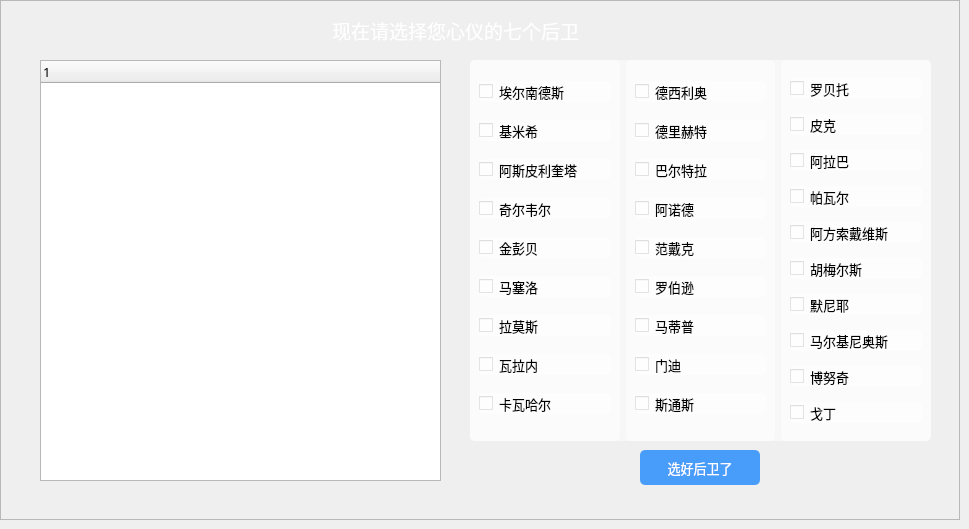
    <widget class="QWidget" name="chooseBack">
     <widget class="QLabel" name="label_4">
      <property name="geometry">
       <rect>
        <x>280</x>
        <y>-10</y>
        <width>351</width>
        <height>81</height>
       </rect>
      </property>
      <property name="font">
       <font>
        <family>微软雅黑</family>
        <pointsize>14</pointsize>
       </font>
      </property>
      <property name="styleSheet">
       <string notr="true">color: rgb(255, 255, 255);</string>
      </property>
      <property name="text">
       <string>现在请选择您心仪的七个后卫</string>
      </property>
      <property name="alignment">
       <set>Qt::AlignCenter</set>
      </property>
     </widget>
     <widget class="QTreeWidget" name="treeWidget_4">
      <property name="geometry">
       <rect>
        <x>40</x>
        <y>60</y>
        <width>401</width>
        <height>421</height>
       </rect>
      </property>
      <property name="font">
       <font>
        <family>等线</family>
        <pointsize>10</pointsize>
       </font>
      </property>
      <column>
       <property name="text">
        <string notr="true">1</string>
       </property>
      </column>
     </widget>
     <widget class="QWidget" name="widget_13" native="true">
      <property name="geometry">
       <rect>
        <x>470</x>
        <y>60</y>
        <width>461</width>
        <height>381</height>
       </rect>
      </property>
      <property name="font">
       <font>
        <family>黑体</family>
        <pointsize>10</pointsize>
       </font>
      </property>
      <property name="styleSheet">
       <string notr="true">background-color: rgba(255, 255, 255,0.5);
border-radius: 5px;</string>
      </property>
      <layout class="QHBoxLayout" name="horizontalLayout_3">
       <item>
        <widget class="QWidget" name="widget_10" native="true">
         <layout class="QVBoxLayout" name="verticalLayout_8">
          <item>
           <widget class="QCheckBox" name="checkBox_73">
            <property name="font">
             <font>
              <family>等线</family>
              <pointsize>10</pointsize>
             </font>
            </property>
            <property name="text">
             <string>埃尔南德斯</string>
            </property>
           </widget>
          </item>
          <item>
           <widget class="QCheckBox" name="checkBox_74">
            <property name="font">
             <font>
              <family>等线</family>
              <pointsize>10</pointsize>
             </font>
            </property>
            <property name="text">
             <string>基米希</string>
            </property>
           </widget>
          </item>
          <item>
           <widget class="QCheckBox" name="checkBox_75">
            <property name="font">
             <font>
              <family>等线</family>
              <pointsize>10</pointsize>
             </font>
            </property>
            <property name="text">
             <string>阿斯皮利奎塔</string>
            </property>
           </widget>
          </item>
          <item>
           <widget class="QCheckBox" name="checkBox_76">
            <property name="font">
             <font>
              <family>等线</family>
              <pointsize>10</pointsize>
             </font>
            </property>
            <property name="text">
             <string>奇尔韦尔</string>
            </property>
           </widget>
          </item>
          <item>
           <widget class="QCheckBox" name="checkBox_77">
            <property name="font">
             <font>
              <family>等线</family>
              <pointsize>10</pointsize>
             </font>
            </property>
            <property name="text">
             <string>金彭贝</string>
            </property>
           </widget>
          </item>
          <item>
           <widget class="QCheckBox" name="checkBox_78">
            <property name="font">
             <font>
              <family>等线</family>
              <pointsize>10</pointsize>
             </font>
            </property>
            <property name="text">
             <string>马塞洛</string>
            </property>
           </widget>
          </item>
          <item>
           <widget class="QCheckBox" name="checkBox_79">
            <property name="font">
             <font>
              <family>等线</family>
              <pointsize>10</pointsize>
             </font>
            </property>
            <property name="text">
             <string>拉莫斯</string>
            </property>
           </widget>
          </item>
          <item>
           <widget class="QCheckBox" name="checkBox_80">
            <property name="font">
             <font>
              <family>等线</family>
              <pointsize>10</pointsize>
             </font>
            </property>
            <property name="text">
             <string>瓦拉内</string>
            </property>
           </widget>
          </item>
          <item>
           <widget class="QCheckBox" name="checkBox_81">
            <property name="font">
             <font>
              <family>等线</family>
              <pointsize>10</pointsize>
             </font>
            </property>
            <property name="text">
             <string>卡瓦哈尔</string>
            </property>
           </widget>
          </item>
         </layout>
        </widget>
       </item>
       <item>
        <widget class="QWidget" name="widget_11" native="true">
         <layout class="QVBoxLayout" name="verticalLayout_9">
          <item>
           <widget class="QCheckBox" name="checkBox_82">
            <property name="font">
             <font>
              <family>等线</family>
              <pointsize>10</pointsize>
             </font>
            </property>
            <property name="text">
             <string>德西利奥</string>
            </property>
           </widget>
          </item>
          <item>
           <widget class="QCheckBox" name="checkBox_83">
            <property name="font">
             <font>
              <family>等线</family>
              <pointsize>10</pointsize>
             </font>
            </property>
            <property name="text">
             <string>德里赫特</string>
            </property>
           </widget>
          </item>
          <item>
           <widget class="QCheckBox" name="checkBox_84">
            <property name="font">
             <font>
              <family>等线</family>
              <pointsize>10</pointsize>
             </font>
            </property>
            <property name="text">
             <string>巴尔特拉</string>
            </property>
           </widget>
          </item>
          <item>
           <widget class="QCheckBox" name="checkBox_85">
            <property name="font">
             <font>
              <family>等线</family>
              <pointsize>10</pointsize>
             </font>
            </property>
            <property name="text">
             <string>阿诺德</string>
            </property>
           </widget>
          </item>
          <item>
           <widget class="QCheckBox" name="checkBox_86">
            <property name="font">
             <font>
              <family>等线</family>
              <pointsize>10</pointsize>
             </font>
            </property>
            <property name="text">
             <string>范戴克</string>
            </property>
           </widget>
          </item>
          <item>
           <widget class="QCheckBox" name="checkBox_87">
            <property name="font">
             <font>
              <family>等线</family>
              <pointsize>10</pointsize>
             </font>
            </property>
            <property name="text">
             <string>罗伯逊</string>
            </property>
           </widget>
          </item>
          <item>
           <widget class="QCheckBox" name="checkBox_88">
            <property name="font">
             <font>
              <family>等线</family>
              <pointsize>10</pointsize>
             </font>
            </property>
            <property name="text">
             <string>马蒂普</string>
            </property>
           </widget>
          </item>
          <item>
           <widget class="QCheckBox" name="checkBox_89">
            <property name="font">
             <font>
              <family>等线</family>
              <pointsize>10</pointsize>
             </font>
            </property>
            <property name="text">
             <string>门迪</string>
            </property>
           </widget>
          </item>
          <item>
           <widget class="QCheckBox" name="checkBox_90">
            <property name="font">
             <font>
              <family>等线</family>
              <pointsize>10</pointsize>
             </font>
            </property>
            <property name="text">
             <string>斯通斯</string>
            </property>
           </widget>
          </item>
         </layout>
        </widget>
       </item>
       <item>
        <widget class="QWidget" name="widget_12" native="true">
         <layout class="QVBoxLayout" name="verticalLayout_10">
          <item>
           <widget class="QCheckBox" name="checkBox_91">
            <property name="font">
             <font>
              <family>等线</family>
              <pointsize>10</pointsize>
             </font>
            </property>
            <property name="text">
             <string>罗贝托</string>
            </property>
           </widget>
          </item>
          <item>
           <widget class="QCheckBox" name="checkBox_92">
            <property name="font">
             <font>
              <family>等线</family>
              <pointsize>10</pointsize>
             </font>
            </property>
            <property name="text">
             <string>皮克</string>
            </property>
           </widget>
          </item>
          <item>
           <widget class="QCheckBox" name="checkBox_93">
            <property name="font">
             <font>
              <family>等线</family>
              <pointsize>10</pointsize>
             </font>
            </property>
            <property name="text">
             <string>阿拉巴</string>
            </property>
           </widget>
          </item>
          <item>
           <widget class="QCheckBox" name="checkBox_94">
            <property name="font">
             <font>
              <family>等线</family>
              <pointsize>10</pointsize>
             </font>
            </property>
            <property name="text">
             <string>帕瓦尔</string>
            </property>
           </widget>
          </item>
          <item>
           <widget class="QCheckBox" name="checkBox_95">
            <property name="font">
             <font>
              <family>等线</family>
              <pointsize>10</pointsize>
             </font>
            </property>
            <property name="text">
             <string>阿方索戴维斯</string>
            </property>
           </widget>
          </item>
          <item>
           <widget class="QCheckBox" name="checkBox_96">
            <property name="font">
             <font>
              <family>等线</family>
              <pointsize>10</pointsize>
             </font>
            </property>
            <property name="text">
             <string>胡梅尔斯</string>
            </property>
           </widget>
          </item>
          <item>
           <widget class="QCheckBox" name="checkBox_97">
            <property name="font">
             <font>
              <family>等线</family>
              <pointsize>10</pointsize>
             </font>
            </property>
            <property name="text">
             <string>默尼耶</string>
            </property>
           </widget>
          </item>
          <item>
           <widget class="QCheckBox" name="checkBox_98">
            <property name="font">
             <font>
              <family>等线</family>
              <pointsize>10</pointsize>
             </font>
            </property>
            <property name="text">
             <string>马尔基尼奥斯</string>
            </property>
           </widget>
          </item>
          <item>
           <widget class="QCheckBox" name="checkBox_99">
            <property name="font">
             <font>
              <family>等线</family>
              <pointsize>10</pointsize>
             </font>
            </property>
            <property name="text">
             <string>博努奇</string>
            </property>
           </widget>
          </item>
          <item>
           <widget class="QCheckBox" name="checkBox_100">
            <property name="font">
             <font>
              <family>等线</family>
              <pointsize>10</pointsize>
             </font>
            </property>
            <property name="text">
             <string>戈丁</string>
            </property>
           </widget>
          </item>
         </layout>
        </widget>
       </item>
      </layout>
     </widget>
     <widget class="QPushButton" name="ChooseBackBtn">
      <property name="geometry">
       <rect>
        <x>640</x>
        <y>450</y>
        <width>120</width>
        <height>35</height>
       </rect>
      </property>
      <property name="font">
       <font>
        <family>等线</family>
        <pointsize>10</pointsize>
       </font>
      </property>
      <property name="styleSheet">
       <string notr="true">QPushButton { background-color: rgba(0, 120, 255,0.7); border-radius: 5px; color: rgb(255, 255, 255); } QPushButton:hover { background-color: rgb(46, 231, 253); }</string>
      </property>
      <property name="text">
       <string>选好后卫了</string>
      </property>
     </widget>
     <widget class="QFrame" name="frame_11">
      <property name="geometry">
       <rect>
        <x>0</x>
        <y>0</y>
        <width>960</width>
        <height>520</height>
       </rect>
      </property>
      <property name="styleSheet">
       <string notr="true">#frame_11{background-image: url(:/Image/match_field_2.jpg);}</string>
      </property>
      <property name="frameShape">
       <enum>QFrame::StyledPanel</enum>
      </property>
      <property name="frameShadow">
       <enum>QFrame::Raised</enum>
      </property>
     </widget>
     <zorder>frame_11</zorder>
     <zorder>label_4</zorder>
     <zorder>treeWidget_4</zorder>
     <zorder>widget_13</zorder>
     <zorder>ChooseBackBtn</zorder>
    </widget>
